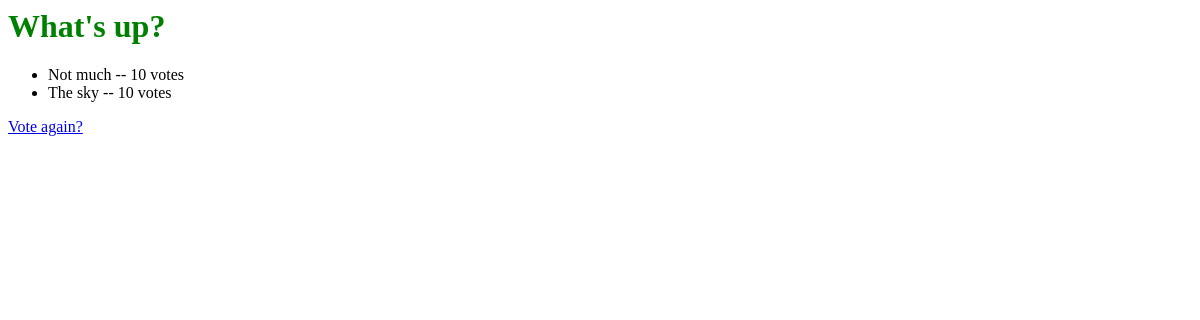
Before: /polls/1/results/ with the older database file.
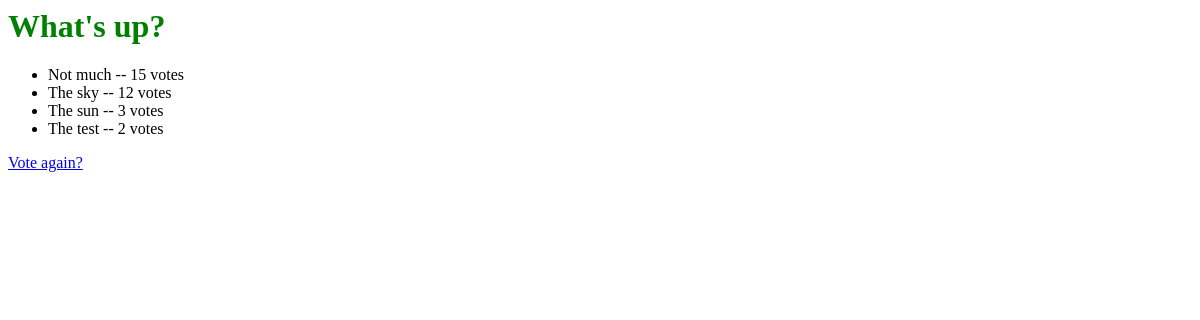
After: the same page with the newer database file.
### polls/models.py (models this page shows, shortened)
class Question(models.Model):
    question_text = models.CharField(max_length=200)
    pub_date = models.DateTimeField('date published')

class Choice(models.Model):
    question = models.ForeignKey(Question, on_delete=models.CASCADE)
    choice_text = models.CharField(max_length=200)
    votes = models.IntegerField(default=0)

### polls/views.py (the view)
# urls.py: path('<int:pk>/results/', views.ResultsView.as_view(), name='results'),
class ResultsView(generic.DetailView):
    template_name = 'polls/results.html'
    def get_queryset(self):
        return Question.objects.filter(pub_date__lte=timezone.now(), choice__isnull=False).distinct()

### polls/templates/polls/results.html
{% load static %}
<link rel="stylesheet" href="{% static 'polls/style.css' %}">
<body>
    <h1>{{ question.question_text }}</h1>
    <ul>
        {% for choice in question.choice_set.all %}
            <li>{{ choice.choice_text }} -- {{ choice.votes }} vote{{ choice.votes|pluralize }}</li>
        {% endfor %}
    </ul>
    <a href="{% url 'polls:detail' question.id %}">Vote again?</a>
</body>

### polls/static/polls/style.css (style rules this page uses)
h1 { color: green; }

Changed rows visible on the page:
changed Choice "Not much": votes "10" → "15"
changed Choice "The sky": votes "10" → "12"
added Choice: choice_text "The sun", votes "3"
added Choice: choice_text "The test", votes "2"
